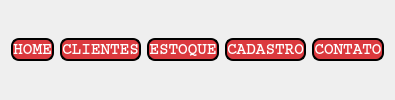
     <widget class="QFrame" name="frame">
      <property name="styleSheet">
       <string notr="true">border-radius:15px</string>
      </property>
      <property name="frameShape">
       <enum>QFrame::StyledPanel</enum>
      </property>
      <property name="frameShadow">
       <enum>QFrame::Raised</enum>
      </property>
      <layout class="QHBoxLayout" name="horizontalLayout">
       <item>
        <widget class="QPushButton" name="bt_home">
         <property name="font">
          <font>
           <family>Courier</family>
           <pointsize>12</pointsize>
           <weight>75</weight>
           <bold>true</bold>
          </font>
         </property>
         <property name="cursor">
          <cursorShape>PointingHandCursor</cursorShape>
         </property>
         <property name="styleSheet">
          <string notr="true">QPushButton{

background-color: rgb(219, 57, 62);
border-radius: 8px;
color: rgb(255, 255, 255);
border-width: 2px;
border-color: black;
border-style: solid;
display: inline-block;
}

QPushButton:hover{

	
	background-color: rgb(77, 11, 17);
	
	color: rgb(255, 255, 255);

}</string>
         </property>
         <property name="text">
          <string>HOME</string>
         </property>
        </widget>
       </item>
       <item>
        <widget class="QPushButton" name="bt_clientes">
         <property name="font">
          <font>
           <family>Courier</family>
           <pointsize>12</pointsize>
           <weight>75</weight>
           <bold>true</bold>
          </font>
         </property>
         <property name="cursor">
          <cursorShape>PointingHandCursor</cursorShape>
         </property>
         <property name="styleSheet">
          <string notr="true">QPushButton{

background-color: rgb(219, 57, 62);
border-radius: 8px;
color: rgb(255, 255, 255);
border-width: 2px;
border-color: black;
border-style: solid;
display: inline-block;
}

QPushButton:hover{

	
	background-color: rgb(77, 11, 17);
	
	color: rgb(255, 255, 255);

}</string>
         </property>
         <property name="text">
          <string>CLIENTES</string>
         </property>
        </widget>
       </item>
       <item>
        <widget class="QPushButton" name="bt_estoque">
         <property name="font">
          <font>
           <family>Courier</family>
           <pointsize>12</pointsize>
           <weight>75</weight>
           <bold>true</bold>
          </font>
         </property>
         <property name="cursor">
          <cursorShape>PointingHandCursor</cursorShape>
         </property>
         <property name="styleSheet">
          <string notr="true">QPushButton{

background-color: rgb(219, 57, 62);
border-radius: 8px;
color: rgb(255, 255, 255);
border-width: 2px;
border-color: black;
border-style: solid;
display: inline-block;
}

QPushButton:hover{

	
	background-color: rgb(77, 11, 17);
	
	color: rgb(255, 255, 255);

}</string>
         </property>
         <property name="text">
          <string>ESTOQUE</string>
         </property>
         <property name="autoDefault">
          <bool>true</bool>
         </property>
        </widget>
       </item>
       <item>
        <widget class="QPushButton" name="bt_cadastro">
         <property name="font">
          <font>
           <family>Courier</family>
           <pointsize>12</pointsize>
           <weight>75</weight>
           <bold>true</bold>
          </font>
         </property>
         <property name="cursor">
          <cursorShape>PointingHandCursor</cursorShape>
         </property>
         <property name="styleSheet">
          <string notr="true">QPushButton{

background-color: rgb(219, 57, 62);
border-radius: 8px;
color: rgb(255, 255, 255);
border-width: 2px;
border-color: black;
border-style: solid;
display: inline-block;
}

QPushButton:hover{

	
	background-color: rgb(77, 11, 17);
	
	color: rgb(255, 255, 255);

}</string>
         </property>
         <property name="text">
          <string>CADASTRO</string>
         </property>
        </widget>
       </item>
       <item>
        <widget class="QPushButton" name="bt_contato">
         <property name="font">
          <font>
           <family>Courier</family>
           <pointsize>12</pointsize>
           <weight>75</weight>
           <italic>false</italic>
           <bold>true</bold>
           <underline>false</underline>
           <strikeout>false</strikeout>
          </font>
         </property>
         <property name="cursor">
          <cursorShape>PointingHandCursor</cursorShape>
         </property>
         <property name="styleSheet">
          <string notr="true">QPushButton{

background-color: rgb(219, 57, 62);
border-radius: 8px;
color: rgb(255, 255, 255);
border-width: 2px;
border-color: black;
border-style: solid;
display: inline-block;
}

QPushButton:hover{

	
	background-color: rgb(77, 11, 17);
	
	color: rgb(255, 255, 255);

}</string>
         </property>
         <property name="text">
          <string>CONTATO</string>
         </property>
        </widget>
       </item>
      </layout>
     </widget>
